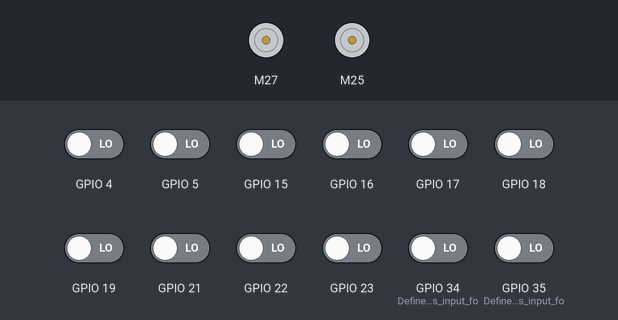
Bench run of a sketch on a simulated ESP32. Shown: 2 × DC motor (green arrow = forward, orange = backward, longer = faster). The test bench sets the inputs (shaded band); at power-on: GPIO 4, GPIO 5, GPIO 15–19, GPIO 21–23, GPIO 34 (Define_pin_34_as_input_fo), GPIO 35 (Define_pin_35_as_input_fo) LOW.

Above: at 6.1 s.
6.2 s: GPIO 34 (Define_pin_34_as_input_fo) driven HIGH
At 7.0 s:
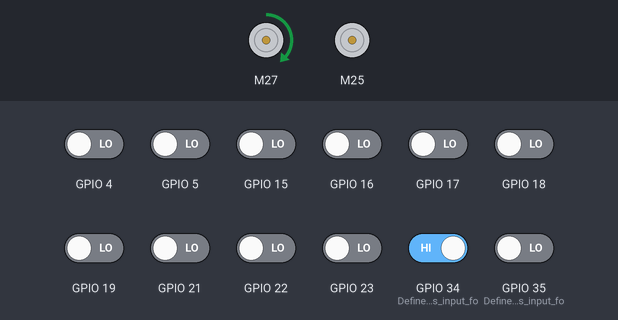
7.7 s: GPIO 4 driven HIGH
At 8.1 s:
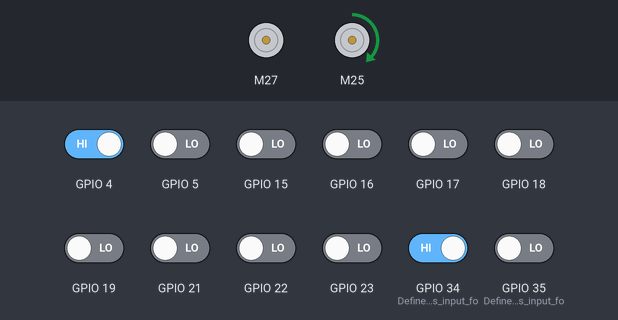
9.2 s: GPIO 22 driven HIGH
At 10.4 s:
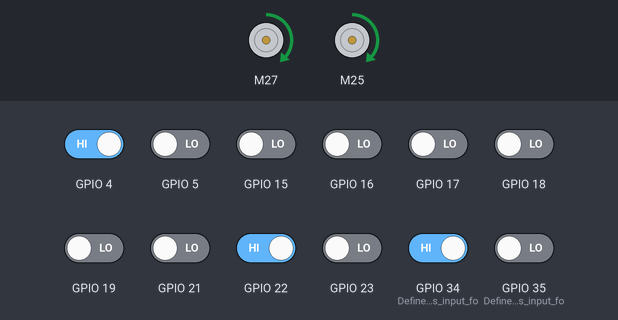
10.7 s: GPIO 17 driven HIGH
At 11.7 s:
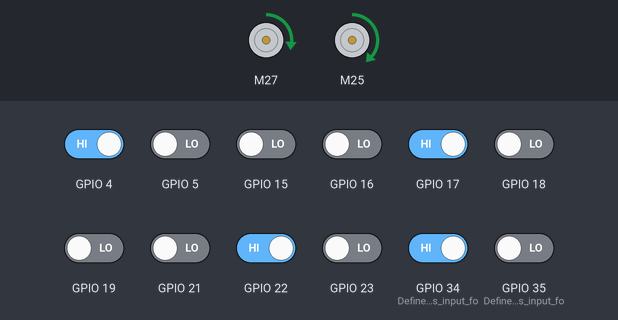
12.2 s: GPIO 19 driven HIGH
At 12.8 s:
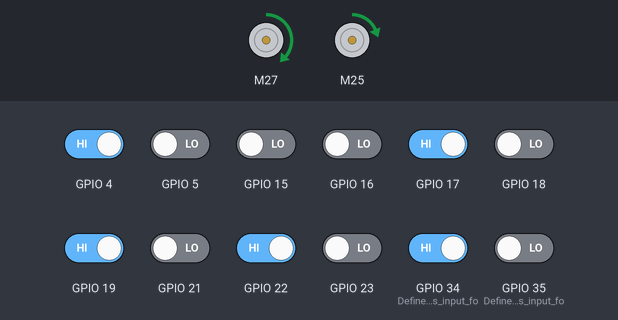
13.7 s: GPIO 5 driven HIGH
At 15.1 s:
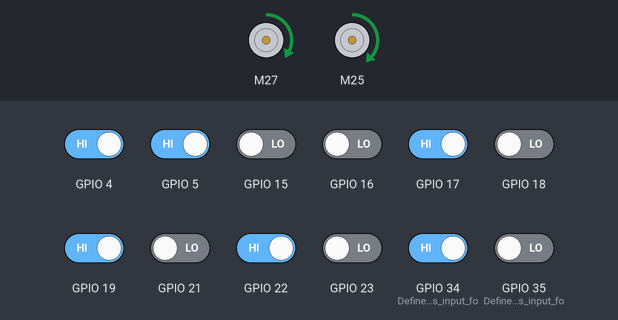
Timing chart, 0 to 16.2 s (numbered marks = the images above; inputs shaded):
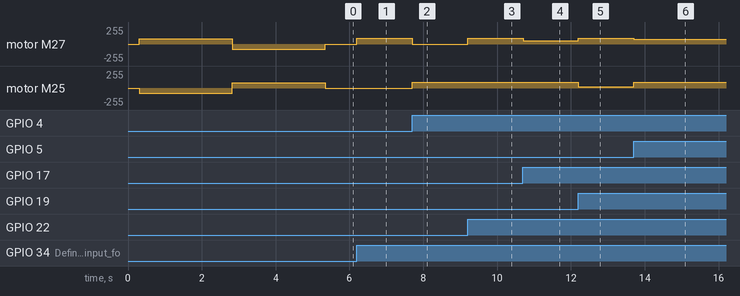

Measured:
- after the input at 6.2 s, motor M27: stopped → forward 85/255 at once
- after the input at 7.7 s, motor M27: forward 85/255 → stopped at once; motor M25: stopped → forward 85/255 at once
- after the input at 9.2 s, motor M27: stopped → forward 85/255 at once
- after the input at 10.7 s, motor M27: forward 85/255 → forward 47/255 at once
- after the input at 12.2 s, motor M27: forward 47/255 → forward 85/255 at once; motor M25: forward 85/255 → forward 18/255 at once
- after the input at 13.7 s, motor M27: forward 85/255 → forward 70/255 at once; motor M25: forward 18/255 → forward 85/255 at once

The sketch:

line_follower.ino
```cpp
#include <QTRSensors.h>      // Include the QTRSensors library for handling the line sensors
#include <SparkFun_TB6612.h> // Include the SparkFun TB6612 motor driver library

QTRSensors qtr;                      // Create a QTRSensors object
const uint8_t SensorCount = 10;      // Number of sensors in the QTR sensor array
uint16_t sensorValues[SensorCount];  // Array to hold sensor readings

// PID constants
float Kp = 0.35; // Proportional constant
float Ki = 0;    // Integral constant
float Kd = 3.5;  // Derivative constant

// PID variables
int PL;             // Proportional term
int IL = 0;         // Integral term, initialized to 0
int DL;             // Derivative term
int lastError = 0;  // Last error, initialized to 0

// Speed constants
const uint8_t maxspeeda = 85;  // Maximum speed for motor A
const uint8_t maxspeedb = 85;  // Maximum speed for motor B
const uint8_t basespeeda = 105; // Base speed for motor A
const uint8_t basespeedb = 105; // Base speed for motor B

// Motor pins
#define AIN1 27 // Control pin 1 for motor A
#define BIN2 33 // Control pin 2 for motor B
#define AIN2 14 // Control pin 2 for motor A
#define BIN1 25 // Control pin 1 for motor B
#define PWMA 13 // PWM control pin for motor A
#define PWMB 32 // PWM control pin for motor B
#define STBY 26 // Standby pin for motor driver

const int offsetA = 1; // Offset for motor A (can be 1 or -1)
const int offsetB = 1; // Offset for motor B (can be 1 or -1)

// Motor objects
Motor motor1 = Motor(AIN1, AIN2, PWMA, offsetA, STBY); // Motor A
Motor motor2 = Motor(BIN1, BIN2, PWMB, offsetB, STBY); // Motor B

// Function to set motor speed
void mspeed(int posa, int posb) {
  motor1.drive(posa); // Set speed for motor A
  motor2.drive(posb); // Set speed for motor B
}

// PID control function
void PID_control() {
  uint16_t position = qtr.readLineBlack(sensorValues); // Read the line position from the sensor array
  int error = 4500 - position; // Calculate the error (4500 is the middle position for a 9-sensor array)

  // Calculate PID terms
  PL = error;              // Proportional term
  IL += error;             // Integral term (sum of errors)
  DL = error - lastError;  // Derivative term (change in error)
  lastError = error;       // Update last error

  int motorspeed = PL * Kp + IL * Ki + DL * Kd; // Calculate the overall motor speed adjustment

  // Calculate individual motor speeds
  int motorspeeda = basespeeda + motorspeed; // Speed for motor A
  int motorspeedb = basespeedb - motorspeed; // Speed for motor B

  // Clamping motor speeds to within allowed range
  if (motorspeeda > maxspeeda) {
    motorspeeda = maxspeeda; // Cap motor A speed at maxspeeda
  }
  if (motorspeedb > maxspeedb) {
    motorspeedb = maxspeedb; // Cap motor B speed at maxspeedb
  }
  if (motorspeeda < 0) {
    motorspeeda = 0; // Ensure motor A speed is not negative
  }
  if (motorspeedb < 0) {
    motorspeedb = 0; // Ensure motor B speed is not negative
  }

  mspeed(motorspeeda, motorspeedb); // Set the motor speeds
}

void setup() {
  qtr.setTypeRC(); // Set the QTR sensor type to RC (reflectance)
  qtr.setSensorPins((const uint8_t[]){23, 22, 21, 19, 18, 17, 5, 16, 4, 15}, SensorCount); // Define sensor pins

  // Initializing motor pins
  pinMode(AIN1, OUTPUT);
  pinMode(AIN2, OUTPUT);
  pinMode(PWMA, OUTPUT);
  pinMode(STBY, OUTPUT);
  pinMode(BIN1, OUTPUT);
  pinMode(BIN2, OUTPUT);
  pinMode(PWMB, OUTPUT);
  pinMode(35, INPUT); // Define pin 35 as input for switch 1
  pinMode(34, INPUT); // Define pin 34 as input for switch 2

  delay(300); // Small delay to allow the system to stabilize

  // Sensor calibration
  for (int i = 0; i <= 100; i++) {
    motor1.drive(80); // Drive motors in one direction
    motor2.drive(-80);
    qtr.calibrate(); // Calibrate the sensors
  }

  for (int i = 0; i <= 100; i++) {
    motor1.drive(-80); // Drive motors in the opposite direction
    motor2.drive(80);
    qtr.calibrate(); // Calibrate the sensors
  }

  motor1.brake(); // Stop motor A
  motor2.brake(); // Stop motor B
  delay(2); // Small delay

  // Waiting for switches to be in the correct state
  while (digitalRead(35) == HIGH); // Wait until switch 1 is pressed
  while (digitalRead(34) == LOW);  // Wait until switch 2 is released
}

void loop() {
  PID_control(); // Call the PID control function in the loop
}
```
